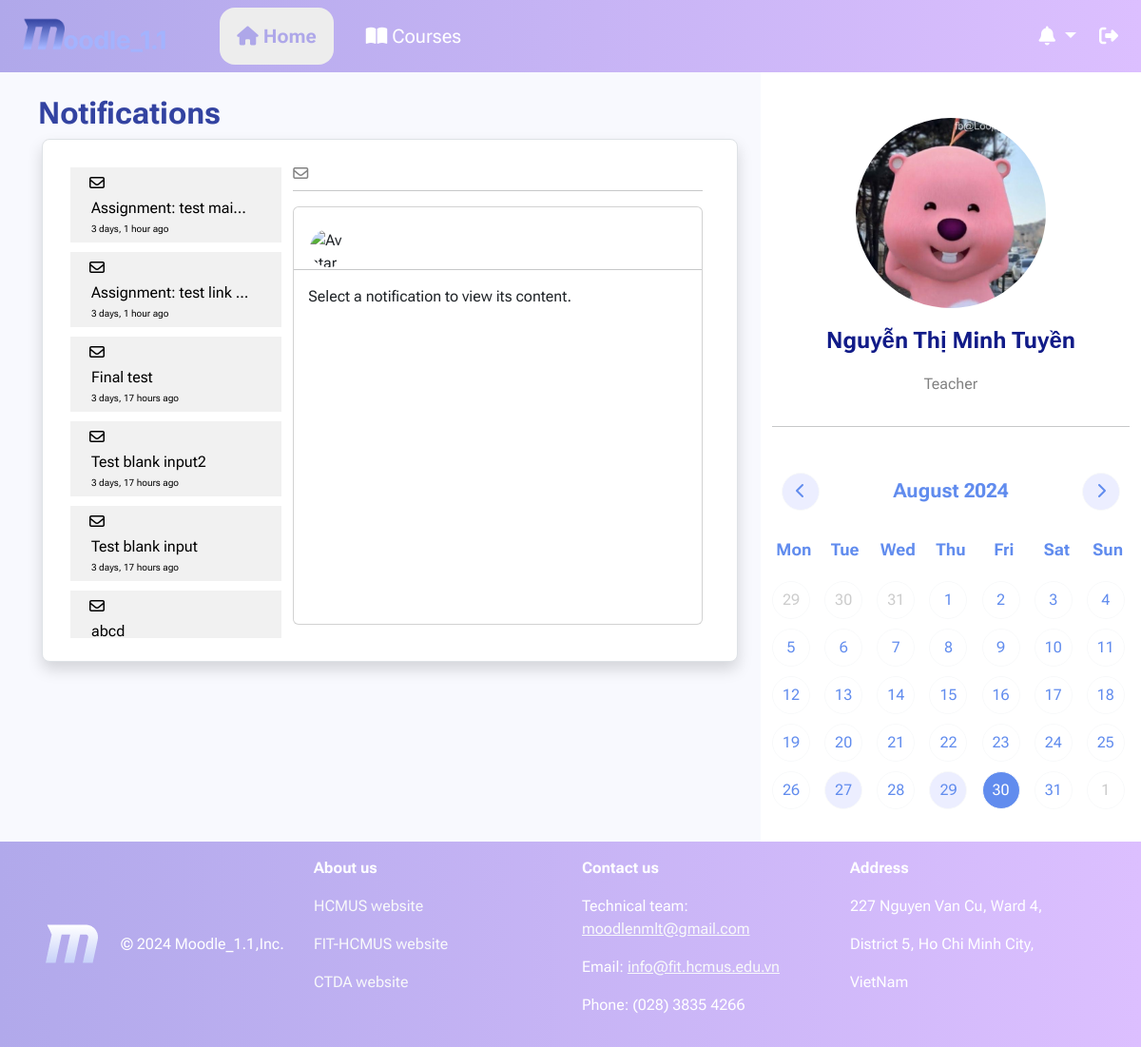
Screenshot of /annoucements/ (signed in) with the database file from the repository.
### courses/models.py (models this page shows, shortened)
class Notification(models.Model):
    id = models.AutoField(primary_key=True)
    author = models.ForeignKey(User, on_delete=models.CASCADE)
    ForClass = models.ForeignKey(CourseClass, on_delete=models.CASCADE, null=True)
    title = models.CharField(max_length=100, blank=True, null=True)
    text = CKEditor5Field('Text', config_name='extends', null=True, blank=True)
    date_created = models.DateTimeField(auto_now_add=True)

### users/models.py (models this page shows)
class User(AbstractUser):
    class Gender(models.TextChoices):
        MALE = "MALE", "Male"
        FEMALE = "FEMALE", "Female"
        NONE = "NONE", "None"
    inClass = models.CharField(max_length=8, null=True, blank=True)
    birthday = models.DateField(blank=True, null=True)
    sex = models.CharField(max_length=6, choices=Gender, default=Gender.NONE)
    country = models.CharField(max_length=100, default="Viet Nam")
    city = models.CharField(max_length=100, default="Ho Chi Minh City")
    avatar = models.ImageField(default='users/avatar.svg', upload_to=upload_path_handle, validators=[file_size])

### users/views.py (the view)
# urls.py: path('annoucements/', views.view_all_announcements, name='all_announcements'),
@login_required(login_url='users:login')
def view_all_announcements(request):
    user, notifications_nav, events = getIn4(request)
    notifications = Notification.objects.filter(ForClass__participants__exact=user.id).order_by('-date_created')
    proccessed_notifications = []
    for notify in notifications:
        proccessed_notifications.append(notify.ForClass.className + ' - ' + notify.title)
        created_date = timezone.localtime(notify.date_created).strftime('%A, %d %B %Y, %I:%M %p')
        time_diff = timesince(notify.date_created)
        proccessed_notifications.append(time_diff + ' ago')
        proccessed_notifications.append(notify.author.avatar.url)
        proccessed_notifications.append(notify.title)
        proccessed_notifications.append('By ' + notify.author.first_name + ' ' + notify.author.last_name + ' - ' + created_date)
        proccessed_notifications.append(notify.text)
    return render(request, 'users/View_all_anouncements.html',
                  {'user': user, 'notifies': notifications_nav, 'notifications' : notifications, 'events': events, 'proccessed_notifications' : proccessed_notifications})

### users/templates/users/View_all_anouncements.html (shortened to what this page needs)
{% extends "NavLayout.html" %}
{% load static %}
{% block extra_attach %}
<link rel="stylesheet" href="{% static "css/style_notfications.css" %}">
{% endblock extra_attach %}
{% block content %}
<h2 class="ms-3" style="color: #3343A1"><b>Notifications</b></h2>
<div style="margin-right: 20px;">
    <div class="container border bg-white shadow rounded-3 p-4 row" style="margin-left: 20px;">
        <div class="col-4" style="overflow-y: auto; overflow-x:hidden; height:500px;">
            <div class="box_noti row">
                {% for notify in notifications %}
                    <a href="" id="notify_{{ forloop.counter }}" class="nav-link">
                        <div class="row">
                            <div class="col-1">
                                <i class="fa-regular fa-envelope"></i>
                            </div>
                            <div class="col-11 text-truncate">
                                <p class="truncate_style" style="margin: 2px;">{{ notify.title }}</p>
                                <p style="margin: 2px; font-size: 10px;">{{ notify.date_created|timesince }} ago</p>
                            </div>
                        </div>
                    </a>
                {% endfor %}
            </div>
        </div>
        <div class="col" style="overflow-y: auto; overflow-x: hidden;">
            <div class="row">
                <div class="col-auto">
                    <i class="fa-regular fa-envelope" style="color: #828282;"></i>
                </div>
                <div class="col text-truncate">
                </div>
            </div>
            <hr style="margin-top: 5px;">
            <div class="card rounded-2" style="overflow-y: auto; overflow-x: hidden; height: 440px;">
                <div class="row" style="margin-top: 15px; margin-left: 5px;">
                    <div class="col-auto">
                        <img id="AuthorAvatar" class="avatar mt-2" src="" alt="Avatar">
                    </div>
                    <div class="col text-truncate">
                    </div>
                </div>
                <hr style="margin-top: 2px;">
                <div id="Text" class="ck-content" style="margin-left: 15px;">
                    <p>
                        Select a notification to view its content.
                    </p>
                </div>
            </div>
        </div>
    </div>
</div>
{% endblock content %}

### templates/NavLayout.html (shortened to what this page needs)
{% load static %}
<!DOCTYPE html>
<html lang="en">
<head>
    <link href="https://cdn.jsdelivr.net/npm/bootstrap@5.3.3/dist/css/bootstrap.min.css" rel="stylesheet">
    <link rel="stylesheet" href="https://cdn.jsdelivr.net/npm/bootstrap-icons@1.11.3/font/bootstrap-icons.min.css">
    <link rel="stylesheet" href="{% static 'css/Nav.css' %}">
    {% block extra_attach %}
    {% endblock extra_attach %}
</head>
<body>
    <div class="container-fluid d-flex top-bar" style="background-image:linear-gradient(
        to right, #B0A8EA 0%, #DCBFFF 100%); z-index: 3;">
        <nav class="navbar navbar-expand">
            <div class="container-fluid">
                <a class="navbar-brand" role="button" href="{% url 'home' %}">
                    <img src="{% static "img/home/logo.png" %}" alt="logo" class="img-fluid" style="max-width: 80%;">
                </a>
                <div class="navbar-nav box_nav gap-4">
                    <a href="{% url 'home' %}" class="nav-link fs-5 text-center rounded-4" style = "{% if request.resolver_match.url_name == 'home' %}
                                                                            color:#AEA7E9; font-weight: 700 !important; background-color: rgb(237, 237, 237);
                                                                            {% elif request.resolver_match.url_name == 'profile' %}
                                                                            color:#AEA7E9; font-weight: 700 !important; background-color: rgb(237, 237, 237);
                                                                            {% elif request.resolver_match.url_name == 'all_announcements' %}
                                                                            color:#AEA7E9; font-weight: 700 !important; background-color: rgb(237, 237, 237);
                                                                            {% else %} color:#FFFFFF; {% endif %} width: 120px;">
                        <i class="fa-solid fa-house"></i>
                        Home
                    </a>
                    <a href="{% url 'courses:class_list' %}" class="nav-link fs-5 text-center rounded-4" style = " {% if request.resolver_match.url_name == 'class_list' %}
                                                                color:#AEA7E9; font-weight: 700 !important; background-color: rgb(237, 237, 237);
                                                            {% elif request.resolver_match.url_name == 'class_page' %}
                                                                color:#AEA7E9; font-weight: 700 !important; background-color: rgb(237, 237, 237);
                                                            {% elif request.resolver_match.url_name == 'participants' %}
                                                                color:#AEA7E9; font-weight: 700 !important; background-color: rgb(237, 237, 237);
                                                            {% elif request.resolver_match.url_name == 'view_announcement' %}
                                                                color:#AEA7E9; font-weight: 700 !important; background-color: rgb(237, 237, 237);
                                                            {% elif request.resolver_match.url_name == 'post_announcement' %}
                                                                color:#AEA7E9; font-weight: 700 !important; background-color: rgb(237, 237, 237);
                                                            {% elif request.resolver_match.url_name == 'view_material' %}
                                                                color:#AEA7E9; font-weight: 700 !important; background-color: rgb(237, 237, 237);
                                                            {% elif request.resolver_match.url_name == 'view_grading' %}
                                                                color:#AEA7E9; font-weight: 700 !important; background-color: rgb(237, 237, 237);
                                                            {% elif request.resolver_match.url_name == 'view_assignment' %}
                                                                color:#AEA7E9; font-weight: 700 !important; background-color: rgb(237, 237, 237);
                                                            {% elif request.resolver_match.url_name == 'view_all_grades' %}
                                                                color:#AEA7E9; font-weight: 700 !important; background-color: rgb(237, 237, 237);
                                                            {% elif request.resolver_match.url_name == 'view_comment' %}
                                                                color:#AEA7E9; font-weight: 700 !important; background-color: rgb(237, 237, 237);
                                                            {% else %} color:#FFFFFF; {% endif %} width: 120px;">
                        <i class="fa-solid fa-book-open"></i>
                        Courses
                    </a>
                </div>
            </div>
        </nav>
        <div class="ms-auto d-flex align-items-center" style="color: #FFFFFF;">
            <div class="dropdown">
                <button class="btn btn-outline-secondary fs-5 dropdown-toggle" type="button" data-bs-toggle="dropdown"
                style="--bs-btn-border-color: none; --bs-btn-color: #fff; --bs-btn-hover-bg: #ddd;
                --bs-btn-active-bg: rgb(237, 237, 237); --bs-btn-active-color: #AEA7E9;">
                    <i class="fa-solid fa-bell"></i>
                </button>
            </div>
            <button type="button" class="btn btn-outline-secondary fs-5" data-bs-toggle="modal" data-bs-target="#LogoutModal"
            style="--bs-btn-border-color: none; --bs-btn-hover-bg: #ddd; --bs-btn-active-bg: #ddd; --bs-btn-color: #fff">
                <i class="fa-solid fa-right-from-bracket"></i>
            </button>
        </div>
    </div>
    <div class="container-fluid" style="min-height: 90vh">
        <div class="row">
            <div class="col col-xxl-9 col-xl-8 col-lg-7 col-md-7 col-sm-6 border-1 rounded-5 p-4">
                {% block content %}
                {% endblock content %}
            </div>
            <div class="col col-xxl-3 col-xl-4 col-lg-5 col-md-5 col-sm-6 bg-white">
                <div class=" mt-5">
                    <a href="{% url 'users:profile' %}" class="d-flex flex-column align-items-center link-dark link-underline link-underline-opacity-0">
                        <img src="{{ user.avatar.url }}" alt="avatar" width="200" height="200" style="border-radius: 50%; object-fit: cover;">
                        <p class="mt-3 fs-4 fw-bold" style="color: #111B88">{{ user.first_name }} {{ user.last_name }}</p>
                        <p class="fs-6" style="color: #828282">{% if user.is_superuser %}
                                Admin
                            {% elif user.is_staff %}
                                Teacher
                            {% else %}
                                Student
                            {% endif %}
                        </p>
                    </a>
                </div>
                <hr>
                <div class="d-flex calendar">
                    <div class="calendar header d-flex flex-row">
                        <button id="prev" type="button" class="btn btn-outline-light" style="background-color: #ECEEFF; color: #618CEE;">
                            <i class="fa-solid fa-chevron-left"></i>
                        </button>
                        <div class="calendar month" id="monthYear"></div>
                        <button id="next" type="button" class="btn btn-outline-light" style="background-color: #ECEEFF; color: #618CEE;">
                            <i class="fa-solid fa-chevron-right"></i>
                        </button>
                    </div>
                    <div class="calendar days">
                        <div class="day me-2">Mon</div>
                        <div class="day me-2">Tue</div>
                        <div class="day me-1">Wed</div>
                        <div class="day">Thu</div>
                        <div class="day ms-1">Fri</div>
                        <div class="day ms-2">Sat</div>
                        <div class="day ms-2">Sun</div>
                    </div>
                    <div class="calendar dates" id="dates"></div>
                </div>
            </div>
        </div>
    </div>
    <div class="container-fluid py-3 px-5" style="background-image:linear-gradient(
        to right, #B1A9EB 0%, #DCBFFF 100%); color: #FFFFFF">
        <div class="row" >
            <div class="col-3 d-flex align-items-center">
                <img src="{% static "img/home/letterM1.png" %}" alt="LetterM" class="d-inline-block align-text-center me-4">
                © 2024 Moodle_1.1,Inc.
            </div>
            <div class="col-3 d-flex flex-column">
                <p class="fw-bold">About us</p>
                <p><a href="https://hcmus.edu.vn/" class="link-light link-offset-2 link-underline link-underline-opacity-0">
                    HCMUS website
                </a></p>
                <p><a href="https://www.fit.hcmus.edu.vn/" class="link-light link-offset-2 link-underline link-underline-opacity-0">
                    FIT-HCMUS website
                </a></p>
                <p><a href="https://www.ctda.hcmus.edu.vn/" class="link-light link-offset-2 link-underline link-underline-opacity-0">
                    CTDA website
                </a></p>
            </div>
            <div class="col-3 d-flex flex-column">
                <p class="fw-bold">Contact us</p>
                <p>Technical team: <a href="mailto: moodlenmlt@gmail.com"  class="link-light">  moodlenmlt@gmail.com </a></p>
                <p>Email: <a href="mailto: info@fit.hcmus.edu.vn" class="link-light">  info@fit.hcmus.edu.vn </a></p>
                <p>Phone: (028) 3835 4266</p>
            </div>
            <div class="col-3 d-flex flex-column">
                <p class="fw-bold">Address</p>
                <p>227 Nguyen Van Cu, Ward 4,</p>
                <p>District 5, Ho Chi Minh City,</p>
                <p>VietNam</p>
            </div>
        </div>
    </div>
</body>
</html>

### static/css/Nav.css (style rules this page uses)
body { font-family: "Roboto Flex", sans-serif; background-color: #F8F9FE; }
.top-bar { position: sticky; top: 0; }
.box_nav { text-align: left; }
.box_nav a { display: inline-block; padding: 15px 30px; text-decoration: none; }

### static/css/style_notfications.css (style rules this page uses)
.box_noti { text-align: left; }
.box_noti a { display: inline-block; padding: 5px 20px; color: black; background-color: #f1f1f1; margin: 5px; }
.avatar { width: 40px; height: 40px; border-radius: 50%; display: block; object-fit: cover; }

### rows the page displays
Notification: title "Assignment: test mail 2", date_created "3 days, 1 hour"
Notification: title "Assignment: test link…", date_created "3 days, 1 hour"
Notification: title "Final test", date_created "3 days, 17 hours"
Notification: title "Test blank input2", date_created "3 days, 17 hours"
Notification: title "Test blank input", date_created "3 days, 17 hours"
Notification: title "abcd"
User: avatar (picture), first_name "Nguyễn Thị Minh", last_name "Tuyền"
